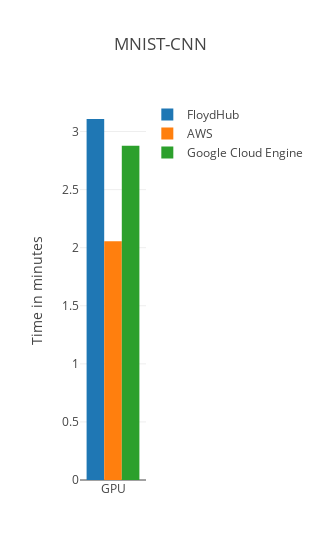

The code cell stored with this chart in its notebook:
### Markdown cell above
## 2. MNIST ConvNet
<a name="CNN"></a>

Conv(32,3,3)[ReLU] -> Conv(64,3,3)[ReLU] -> MaxPool(2,2)[Dropout 0.25] ->
FC(_, 128)[ReLU][Dropout 0.5] -> FC(128, 10)[Softmax]

### Code cell
# Extract info from CSV
fh_mnist_mlp_file = ['../logs/fh/gpu/mnist_cnn_tensorflow.csv']

aws_mnist_mlp_file = ['../logs/aws/gpu/mnist_cnn_tensorflow.csv']

gce_mnist_mlp_file = ['../logs/gce/gpu/mnist_cnn_tensorflow.csv']

fh_time = []
for csv_file in fh_mnist_mlp_file:
    fh_time.append(from_csv_to_time(csv_file))

aws_time = []
for csv_file in aws_mnist_mlp_file:
    aws_time.append(from_csv_to_time(csv_file))    
    
gce_time = []
for csv_file in gce_mnist_mlp_file:
    gce_time.append(from_csv_to_time(csv_file))
    
# Plot
plot_total_time(fh_time, aws_time, gce_time, title="MNIST-CNN")

### Figure 1 — Plotly figure (JSON) as saved in the notebook; plotly's stock layout.template omitted (floating-point values rounded to 4 significant figures)
{"data": [{"name": "FloydHub", "type": "bar", "x": ["GPU"], "y": [3.108]}, {"name": "AWS", "type": "bar", "x": ["GPU"], "y": [2.054]}, {"name": "Google Cloud Engine", "type": "bar", "x": ["GPU"], "y": [2.878]}], "layout": {"barmode": "group", "title": "MNIST-CNN", "width": 1, "yaxis": {"title": "Time in minutes"}}}
